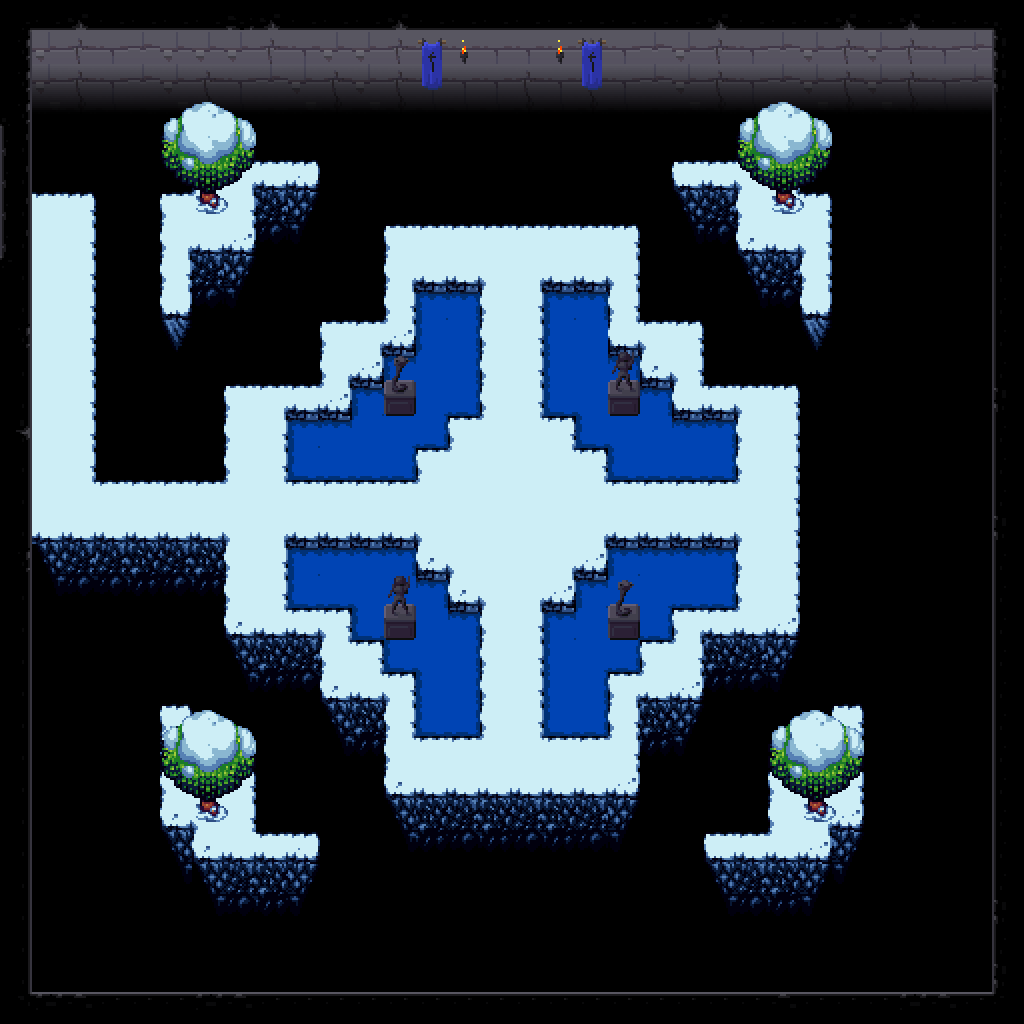

The image is a tile-based game level rendered from a .tmx file. Its description and source (layers, tilesets, objects; grid data summarised) follow:
An orthogonal 32x32 tile map with 32x32 px tiles, 5 tile layers (ground, walls, objects, tops, ...), 3 tilesets and 55 objects (7x light, item).

<map version="1.0" orientation="orthogonal" renderorder="right-down" width="32" height="32" tilewidth="32" tileheight="32" nextobjectid="57">
 <tileset firstgid="1" name="dungeon tileset calciumtrice" tilewidth="32" tileheight="32" tilecount="750">
  <image source="../textures/spritesheets/dungeon tileset calciumtrice.png" width="960" height="808" />
 </tileset>
 <tileset firstgid="751" name="buch1" tilewidth="32" tileheight="32" tilecount="500">
  <image source="../textures/spritesheets/the_field_of_the_floating_island_by_buch_PD.png" width="800" height="640" />
 </tileset>
 <tileset firstgid="1251" name="buch2" tilewidth="32" tileheight="32" tilecount="308">
  <image source="../textures/spritesheets/maze_snow.png" width="704" height="448" />
 </tileset>
 <layer name="ground" width="32" height="32">
  <data>[1024 cells, 1014 non-empty, 46 distinct tile ids]</data>
 </layer>
 <layer name="walls" width="32" height="32">
  <data>[1024 cells, 182 non-empty, 29 distinct tile ids]</data>
 </layer>
 <layer name="objects" width="32" height="32">
  <data>[1024 cells, 66 non-empty, 21 distinct tile ids]</data>
 </layer>
 <layer name="tops" width="32" height="32">
  <data>[1024 cells, 120 non-empty, 17 distinct tile ids]</data>
 </layer>
 <objectgroup name="colliderWalls">
  <object id="1" x="0" y="288" width="32" height="736" />
  <object id="2" x="640" y="224" width="32" height="96" />
  <object id="3" x="672" y="288" width="64" height="32" />
  <object id="4" x="704" y="320" width="32" height="64" />
  <object id="5" x="736" y="352" width="96" height="32" />
  <object id="6" x="352" y="224" width="32" height="96" />
  <object id="7" x="288" y="288" width="64" height="32" />
  <object id="8" x="288" y="320" width="32" height="64" />
  <object id="9" x="192" y="352" width="96" height="32" />
  <object id="10" x="192" y="384" width="32" height="96" />
  <object id="11" x="96" y="448" width="96" height="32" />
  <object id="12" x="96" y="192" width="32" height="256" />
  <object id="13" x="32" y="544" width="192" height="32" />
  <object id="14" x="192" y="576" width="32" height="96" />
  <object id="15" x="224" y="640" width="96" height="32" />
  <object id="16" x="288" y="672" width="32" height="64" />
  <object id="17" x="320" y="704" width="64" height="32" />
  <object id="18" x="352" y="736" width="32" height="96" />
  <object id="19" x="704" y="640" width="96" height="32" />
  <object id="20" x="704" y="672" width="32" height="64" />
  <object id="21" x="640" y="704" width="64" height="32" />
  <object id="22" x="640" y="736" width="32" height="96" />
  <object id="23" x="416" y="288" width="64" height="64" />
  <object id="24" x="384" y="352" width="96" height="32" />
  <object id="25" x="352" y="384" width="128" height="32" />
  <object id="26" x="288" y="416" width="160" height="32" />
  <object id="27" x="288" y="448" width="128" height="32" />
  <object id="28" x="544" y="288" width="64" height="64" />
  <object id="29" x="544" y="352" width="96" height="32" />
  <object id="30" x="544" y="384" width="128" height="32" />
  <object id="31" x="576" y="416" width="160" height="32" />
  <object id="32" x="608" y="448" width="128" height="32" />
  <object id="33" x="288" y="544" width="128" height="32" />
  <object id="34" x="288" y="576" width="160" height="32" />
  <object id="35" x="352" y="608" width="128" height="32" />
  <object id="36" x="384" y="640" width="96" height="32" />
  <object id="37" x="416" y="672" width="64" height="64" />
  <object id="38" x="608" y="544" width="128" height="32" />
  <object id="39" x="576" y="576" width="160" height="32" />
  <object id="40" x="544" y="608" width="128" height="32" />
  <object id="41" x="544" y="640" width="96" height="32" />
  <object id="42" x="544" y="672" width="64" height="64" />
  <object id="43" x="0" y="0" width="32" height="192" />
  <object id="44" x="352" y="192" width="320" height="32" />
  <object id="45" x="800" y="384" width="32" height="288" />
  <object id="46" x="384" y="800" width="256" height="32" />
  <object id="47" x="32" y="160" width="96" height="32" />
 </objectgroup>
 <objectgroup name="lights">
  <object id="48" name="light" x="384" y="352" width="32" height="32" />
  <object id="49" name="light" x="608" y="352" width="32" height="32" />
  <object id="50" name="light" x="384" y="576" width="32" height="32" />
  <object id="51" name="light" x="608" y="576" width="32" height="32" />
  <object id="52" name="light" x="0" y="128" width="32" height="32" />
  <object id="53" name="light" x="448" y="32" width="32" height="32" />
  <object id="54" name="light" x="544" y="32" width="32" height="32" />
 </objectgroup>
 <objectgroup name="mapObjects">
  <object id="56" name="item" x="336" y="496" width="32" height="32">
   <properties>
    <property name="type" value="key" />
    <property name="value" value="3" />
   </properties>
  </object>
 </objectgroup>
 <layer name="entranceDoors" width="32" height="32">
  <data>[1024 cells, 124 non-empty, 18 distinct tile ids]</data>
 </layer>
</map>
